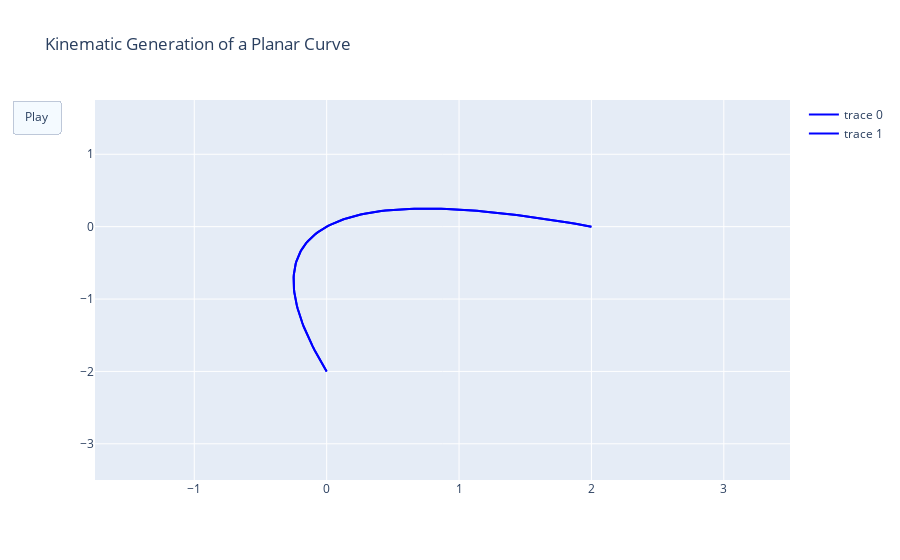

This figure's notebook cell:
### Code cell
import plotly.graph_objects as go

import numpy as np

# Generate curve data
t = np.linspace(-1, 1, 100)
x = t + t ** 2
y = t - t ** 2
xm = np.min(x) - 1.5
xM = np.max(x) + 1.5
ym = np.min(y) - 1.5
yM = np.max(y) + 1.5
N = 50
s = np.linspace(-1, 1, N)
xx = s + s ** 2
yy = s - s ** 2


# Create figure
fig = go.Figure(
    data=[go.Scatter(x=x, y=y,
                     mode="lines",
                     line=dict(width=2, color="blue")),
          go.Scatter(x=x, y=y,
                     mode="lines",
                     line=dict(width=2, color="blue"))],
    layout=go.Layout(
        xaxis=dict(range=[xm, xM], autorange=False, zeroline=False),
        yaxis=dict(range=[ym, yM], autorange=False, zeroline=False),
        title_text="Kinematic Generation of a Planar Curve", hovermode="closest",
        updatemenus=[dict(type="buttons",
                          buttons=[dict(label="Play",
                                        method="animate",
                                        args=[None])])]),
    frames=[go.Frame(
        data=[go.Scatter(
            x=[xx[k]],
            y=[yy[k]],
            mode="markers",
            marker=dict(color="red", size=10))])

        for k in range(N)]
)

fig.show()
